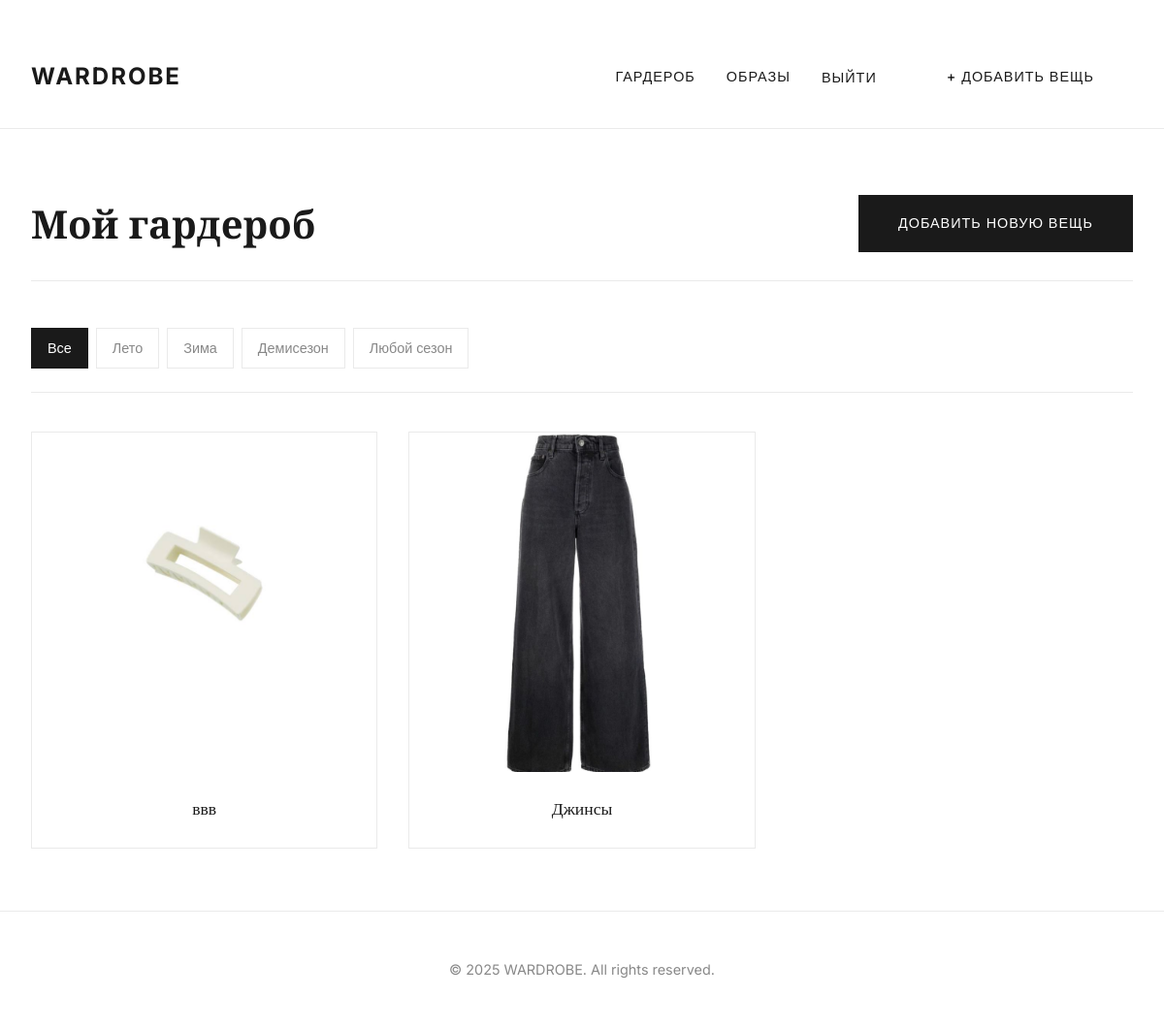
/wardrobe/ (signed in), run on an earlier commit of the app's database.
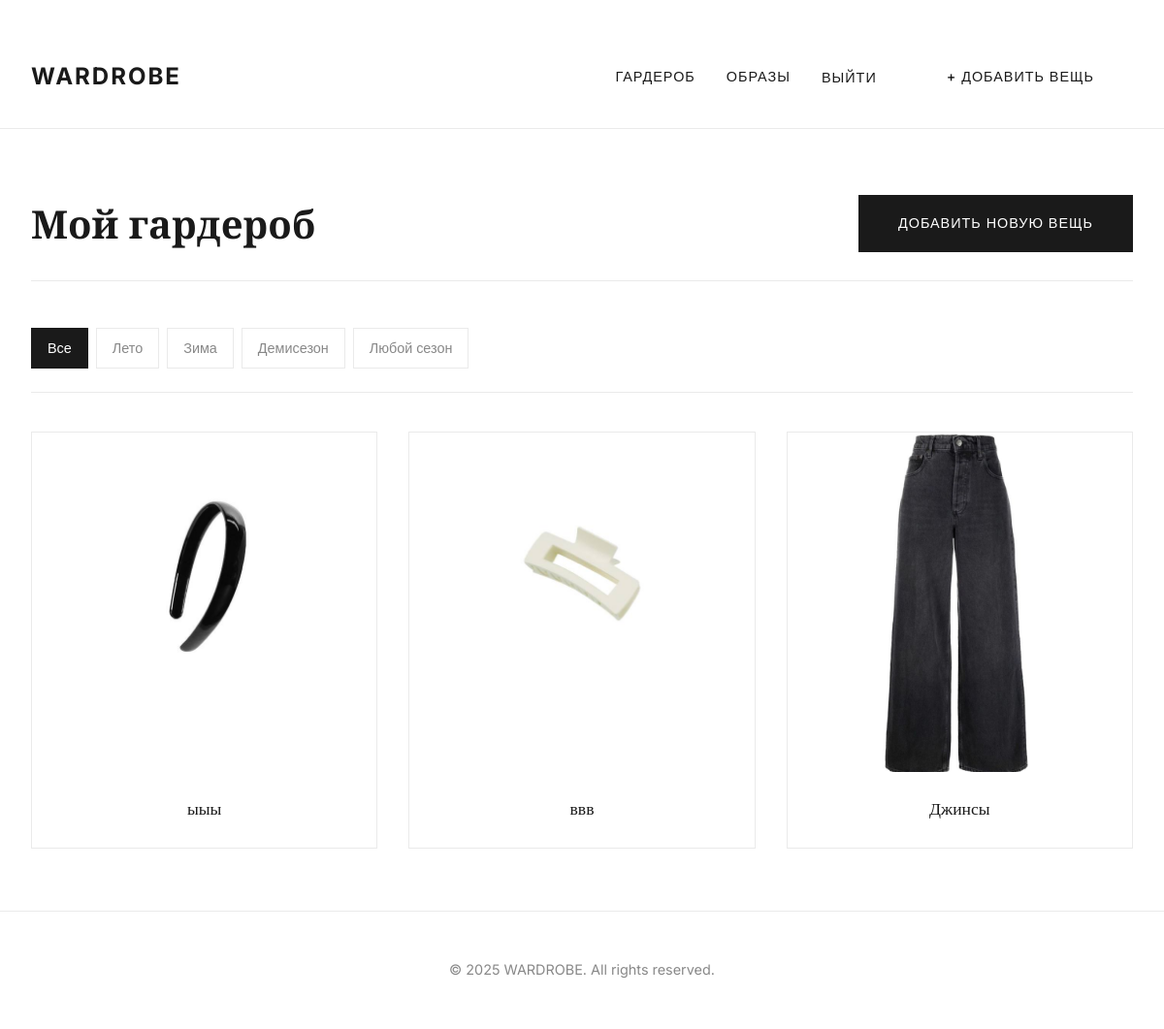
And on a later commit of the database.
### clothes/models.py (models this page shows, shortened)
class Item(models.Model):
    class Season(models.TextChoices):
        ANY = 'ANY', 'Любой сезон'
        SUMMER = 'SUM', 'Лето'
        WINTER = 'WIN', 'Зима'
        DEMI_SEASON = 'DEM', 'Демисезон'
    user = models.ForeignKey(
        settings.AUTH_USER_MODEL,
        on_delete=models.CASCADE,
        related_name='items',
        verbose_name="Владелец"
    )
    name = models.CharField(max_length=200, verbose_name="Название вещи")
    category = models.ForeignKey( # <-- ВОЗВРАЩАЕМ КАТЕГОРИЮ
        Category,
        on_delete=models.PROTECT,
        related_name='items',
        verbose_name="Категория"
    )
    image = models.ImageField(
        upload_to='clothes_images/%Y/%m/%d/',
        verbose_name="Изображение"
    )
    color = models.CharField(max_length=50, blank=True, verbose_name="Цвет")
    season = models.CharField(
        max_length=3,
        choices=Season.choices,
        default=Season.ANY,
        verbose_name="Сезон"
    )
    created_at = models.DateTimeField(auto_now_add=True, verbose_name="Дата добавления")
    class Meta:
        verbose_name = "Вещь"
        verbose_name_plural = "Вещи"
        ordering = ['-created_at']

### clothes/views.py (the view)
# urls.py: path('wardrobe/', views.ItemListView.as_view(), name='item_list'),
class ItemListView(LoginRequiredMixin, ListView):
    model = Item
    template_name = 'clothes/item_list.html'
    context_object_name = 'items'
    paginate_by = 12
    def get_queryset(self):
        queryset = super().get_queryset().filter(user=self.request.user)
        season_filter = self.request.GET.get('season')
        if season_filter and season_filter != 'all':
            queryset = queryset.filter(season=season_filter)
        return queryset.select_related('category')
    def get_context_data(self, **kwargs):
        context = super().get_context_data(**kwargs)
        context['current_season'] = self.request.GET.get('season', 'all')
        return context

### templates/clothes/item_list.html (shortened to what this page needs)
﻿{% extends 'base.html' %}
{% load static %}
{% block content %}
<div class="container">
    <div class="page-header">
        <h2>Мой гардероб</h2>
        <a href="{% url 'clothes:item_create' %}" class="btn">Добавить новую вещь</a>
    </div>
    <div class="filters">
        <a href="{% url 'clothes:item_list' %}"
           class="filter-btn {% if not current_season or current_season == 'all' %}active{% endif %}">
            Все
        </a>
        <a href="?season=SUM"
           class="filter-btn {% if current_season == 'SUM' %}active{% endif %}">
            Лето
        </a>
        <a href="?season=WIN"
           class="filter-btn {% if current_season == 'WIN' %}active{% endif %}">
            Зима
        </a>
        <a href="?season=DEM"
           class="filter-btn {% if current_season == 'DEM' %}active{% endif %}">
            Демисезон
        </a>
        <a href="?season=ANY"
           class="filter-btn {% if current_season == 'ANY' %}active{% endif %}">
            Любой сезон
        </a>
    </div>
    <div class="items-grid">
        {% for item in items %}
        <div class="item-card">
            <a href="{% url 'clothes:item_detail' item.pk %}">
                {% if item.image %}
                <img src="{{ item.image.url }}" alt="{{ item.name }}" class="item-card__image">
                {% endif %}
                <div class="item-card__body">
                    <h3 class="item-card__name">{{ item.name }}</h3>
                </div>
            </a>
        </div>
        {% endfor %}
    </div>
</div>
{% endblock %}

### templates/base.html (shortened to what this page needs)
﻿{% load static %}
<!DOCTYPE html>
<html lang="ru">
<head>
    <link rel="stylesheet" href="{% static 'css/style.css' %}">
</head>
<body>
    <div class="app-container">
        <header class="main-header">
            <div class="container">
                <a href="{% url 'clothes:home' %}" class="logo">WARDROBE</a>
                <nav class="main-nav">
                    {% if user.is_authenticated %}
                    <a href="{% url 'clothes:item_list' %}">Гардероб</a>
                    <a href="{% url 'clothes:outfit_list' %}">Образы</a>
                    <form class="logout-form" method="post" action="{% url 'logout' %}">
                        <button type="submit" class="nav-button-secondary">Выйти</button>
                    </form>
                    <a href="{% url 'clothes:item_create' %}" class="nav-button-primary">+ Добавить вещь</a>
                    {% else %}
                    <a href="{% url 'login' %}" class="nav-button-secondary">Войти</a>
                    <a href="{% url 'users:signup' %}" class="nav-button-primary">Регистрация</a>
                    {% endif %}
                </nav>
            </div>
        </header>
        <main class="main-content">
            {% block content %}
            {% endblock %}
        </main>
        <footer class="main-footer">
            <div class="container">
                <p>&copy; {% now "Y" %} WARDROBE. All rights reserved.</p>
            </div>
        </footer>
    </div>
</body>
</html>

### static/css/style.css (style rules this page uses)
* { box-sizing: border-box; margin: 0; padding: 0; }
body { font-family: var(--font-family-base); background-color: var(--background-color); color: var(--primary-color); line-height: 1.7; -webkit-font-smoothing: antialiased; }
.container { max-width: 1280px; margin: 0 auto; padding: 0 2rem; }
h1, h2, h3, h4, h5, h6 { font-family: var(--font-family-heading); font-weight: 700; }
a { color: var(--primary-color); text-decoration: none; transition: opacity 0.2s ease; }
.main-header { background-color: var(--background-color); padding: 1.5rem 0; border-bottom: 1px solid var(--border-color); position: sticky; top: 0; z-index: 100; }
.main-header .container { display: flex; justify-content: space-between; align-items: center; }
.logo { font-family: var(--font-family-base); font-weight: 700; font-size: 1.5rem; letter-spacing: 2px; text-transform: uppercase; }
.main-nav { display: flex; align-items: center; gap: 2rem; }
.main-nav a, .logout-form button { font-size: 0.9rem; font-weight: 500; text-transform: uppercase; letter-spacing: 1px; background: none; border: none; cursor: pointer; font-family: var(--font-family-base); color: var(--primary-color); }
.main-footer { padding: 3rem 0; border-top: 1px solid var(--border-color); text-align: center; color: var(--text-color-light); font-size: 0.9rem; background-color: var(--background-color); }
.btn, .nav-button-primary { display: inline-block; padding: 1rem 2.5rem; border: 1px solid var(--primary-color); border-radius: var(--border-radius); font-family: var(--font-family-base); font-weight: 500; font-size: 0.9rem; text-transform: uppercase; letter-spacing: 1px; text-decoration: none; text-align: center; cursor: pointer; transition: all 0.3s ease; }
.nav-button-primary, .btn { background-color: var(--primary-color); color: var(--background-color); }
.nav-button-secondary, .logout-form button { border: none !important; padding: 0 !important; }
.main-content { background-color: var(--background-color); }
.page-header { display: flex; justify-content: space-between; align-items: center; border-bottom: 1px solid var(--border-color); padding-bottom: 1.5rem; margin-top: 4rem; margin-bottom: 3rem; }
.page-header h2 { font-size: 2.5rem; }
.items-grid, .outfits-grid { display: grid; grid-template-columns: repeat(auto-fill, minmax(280px, 1fr)); gap: 2rem; padding-bottom: 4rem; }
.item-card, .outfit-card { background-color: var(--background-color); border: 1px solid var(--border-color); overflow: hidden; transition: box-shadow 0.3s ease, transform 0.3s ease; }
.item-card > a, .outfit-card > a { display: block; text-decoration: none; }
.item-card__image { width: 100%; height: 350px; object-fit: cover; display: block; }
.item-card__body { padding: 1.5rem; text-align: center; }
.item-card__name { font-size: 1.1rem; font-weight: 500; color: var(--primary-color); }
.filters { display: flex; flex-wrap: wrap; gap: 0.5rem; margin-bottom: 2.5rem; border-bottom: 1px solid var(--border-color); padding-bottom: 1.5rem; }
.filter-btn { padding: 0.5rem 1rem; border: 1px solid var(--border-color); background-color: var(--background-color); color: var(--text-color-light); cursor: pointer; transition: all 0.2s ease-in-out; font-size: 0.9rem; font-weight: 500; }
.filter-btn.active { background-color: var(--primary-color); color: var(--background-color); border-color: var(--primary-color); }

What changed in the data, as far as the page shows it:
added Item: image (picture), name "ыыы"
